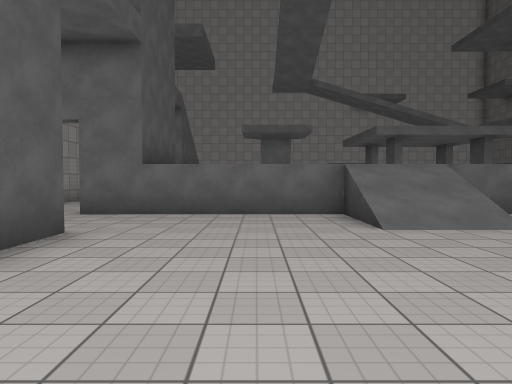
View 1 (above)

18 first-person views from a walk through a Unity game level. The camera is 1.4 m above the floor, tilts 2° down and sees 70° across. The floor is counted in squares, 2 m on a side. Each view is taken from the middle of a square. On the plan, view 1 faces up. The plan holds only what a view shows up to about 11 squares ahead; the rest is blank. The place goes on beyond the plan. The player character is not drawn. Surface patterns are stand-ins for the level's own textures.

View 2
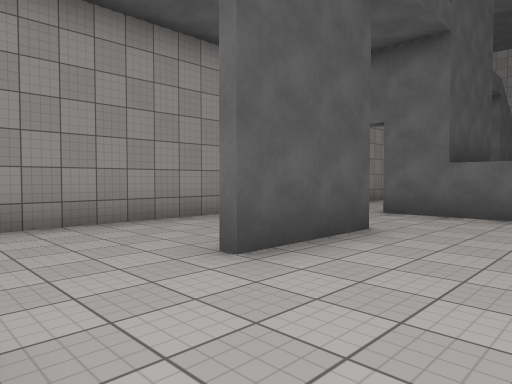

View 3
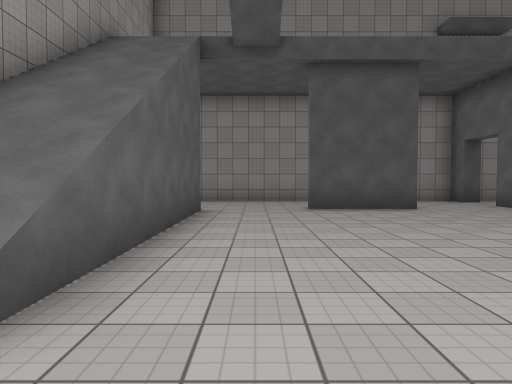

View 4
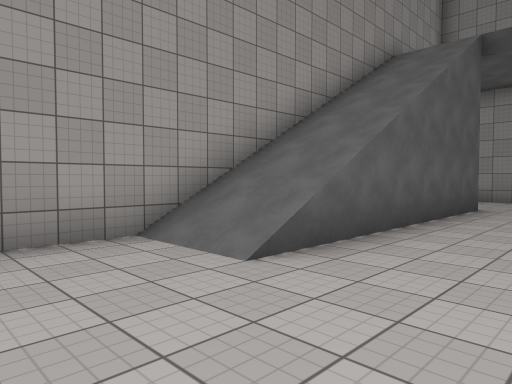

View 5
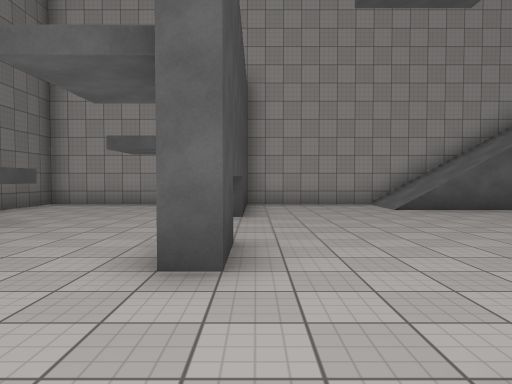

View 6
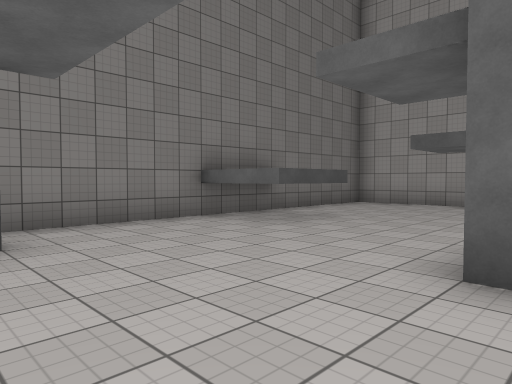

View 7
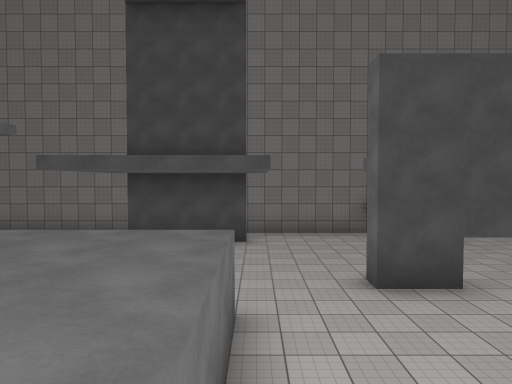

View 8
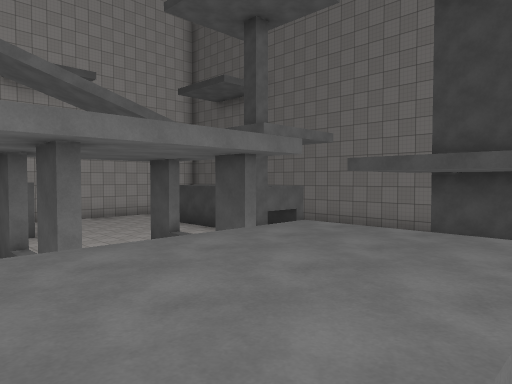

View 9
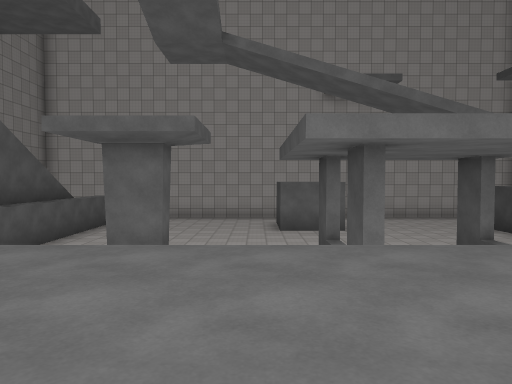

View 10
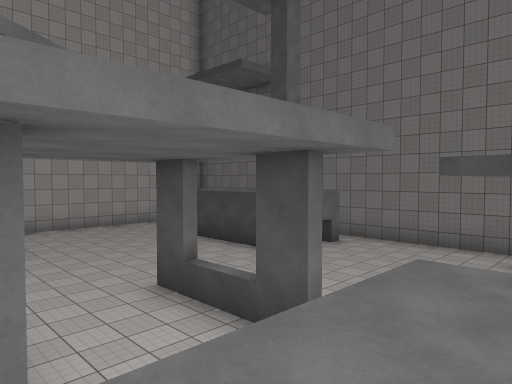

View 11
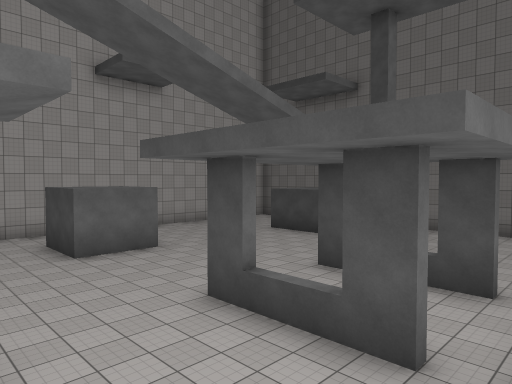

View 12
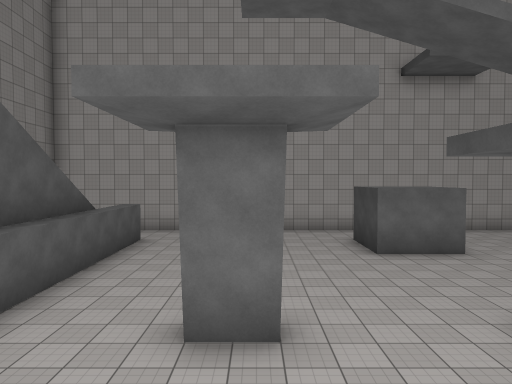

View 13
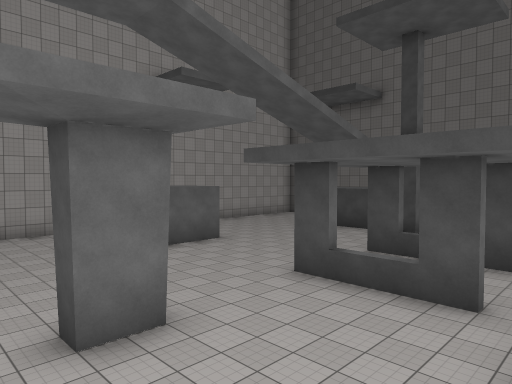

View 14
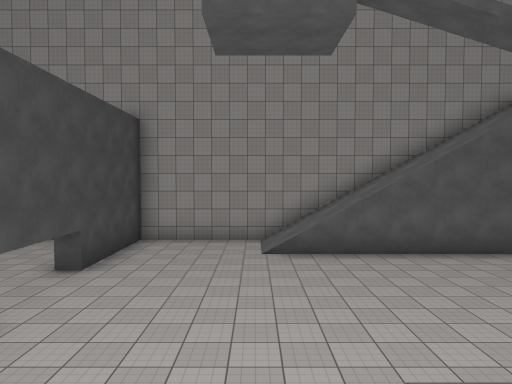

View 15
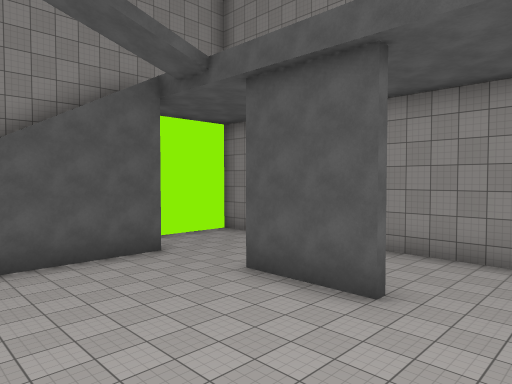

View 16
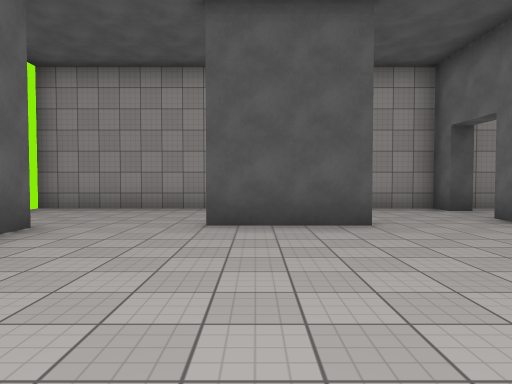

View 17
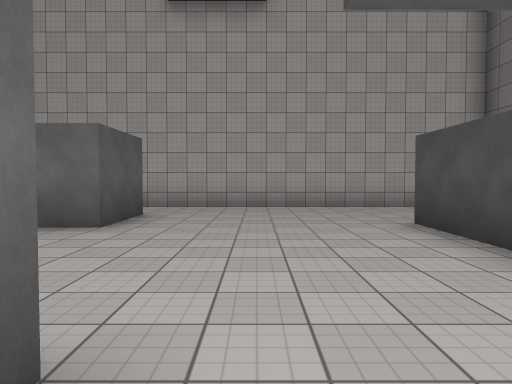

View 18
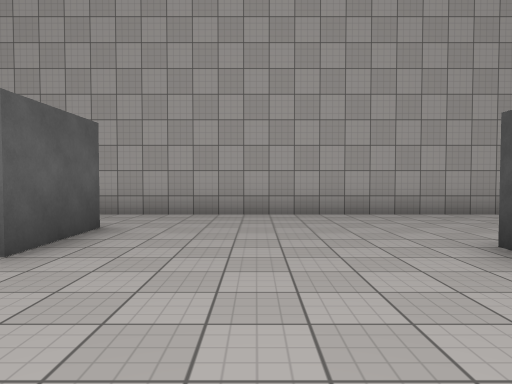

### Floor plan
Key: @ floor where view 1 was taken; # wall or solid block; x gap in a wall; . main floor; : floor 2 m higher than the main floor; / step, stairs or slope; O other object.
Columns run from 6 left of view 1 to 14 right of it. Each row starts with its distance up from view 1.
 23        #############
 22        .............
 21     .. ............
 20    #/. ...##......
 19    //. ...##......
 18    //............#
 17    //............#
 16    //............#
 15    //............##.#
 14     /..#..O..O......#
 13      .....O..O......#
 12        ...O..O .....#
 11 #       ........  ..#
 10 #. x : :::::::    #
  9 #..#   :::::::    #
  8 #..#    ::::::....#
  7 #...//////////......#
  6 #.......///.........#
  5 #.......///...#.....#
  4 #..#..........#.....#
  3 #..#..........#...###
  2 #.............#...###
  1 #.............#.....#
  0 #...//@/////..#.....#
 -1 #...////////..# ....#
 -2 #...////////..# ....#
 -3   #############  ####

Positions as (right, up) in squares from view 1, and headings:
1: (0, 0), facing up
2: (0, 0), facing up-left
3: (6, 1), facing left
4: (7, 2), facing down-left
5: (8, 8), facing down
6: (8, 8), facing down-right
7: (3, 7), facing right
8: (3, 7), facing up-right
9: (3, 7), facing up
10: (4, 9), facing up-right
11: (1, 10), facing up-right
12: (1, 10), facing up
13: (-1, 10), facing up-right
14: (5, 8), facing down
15: (2, 7), facing down-left
16: (3, 3), facing left
17: (8, 13), facing up
18: (8, 15), facing up
